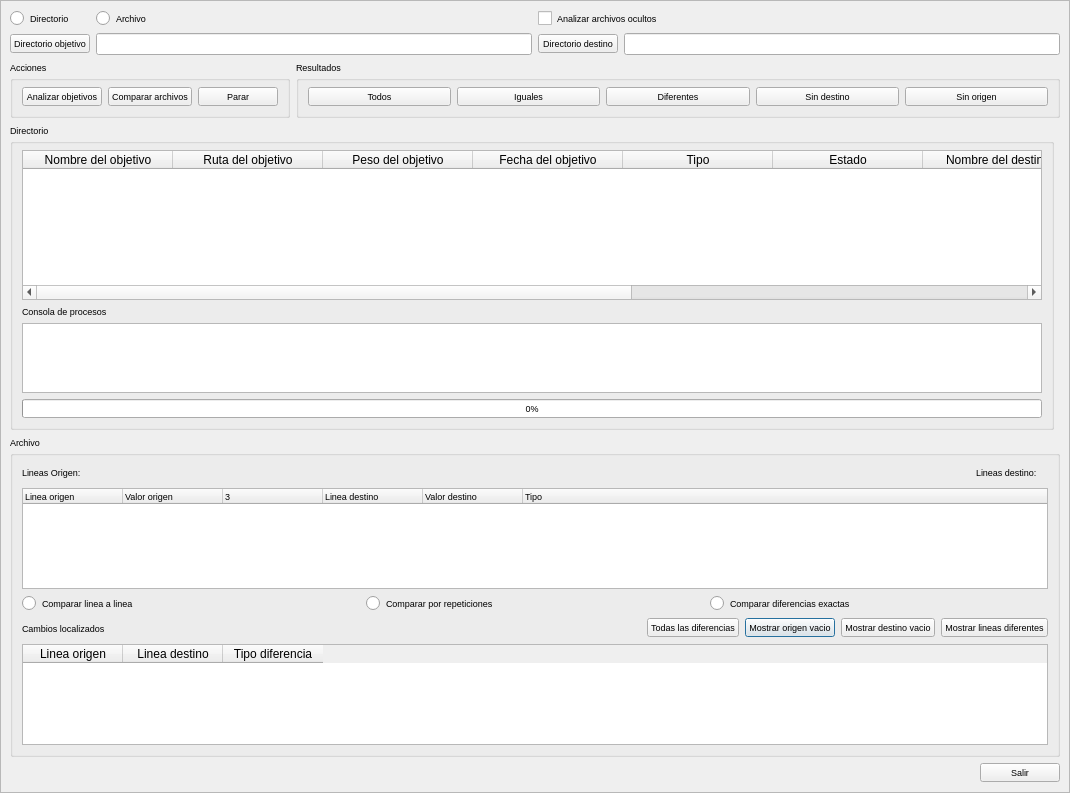
<?xml version="1.0" encoding="UTF-8"?>
<ui version="4.0">
 <class>Comparador</class>
 <widget class="QDialog" name="Comparador">
  <property name="geometry">
   <rect>
    <x>0</x>
    <y>0</y>
    <width>1070</width>
    <height>793</height>
   </rect>
  </property>
  <property name="font">
   <font>
    <pointsize>7</pointsize>
   </font>
  </property>
  <property name="windowTitle">
   <string>Comparador v.0.1.0</string>
  </property>
  <property name="windowIcon">
   <iconset resource="recoverdrake.qrc">
    <normaloff>:/Imagenes/Comparador.png</normaloff>:/Imagenes/Comparador.png</iconset>
  </property>
  <layout class="QGridLayout" name="gridLayout">
   <property name="leftMargin">
    <number>0</number>
   </property>
   <property name="topMargin">
    <number>0</number>
   </property>
   <property name="rightMargin">
    <number>0</number>
   </property>
   <property name="bottomMargin">
    <number>0</number>
   </property>
   <item row="3" column="0">
    <widget class="QScrollArea" name="scrollArea">
     <property name="sizePolicy">
      <sizepolicy hsizetype="Preferred" vsizetype="Preferred">
       <horstretch>0</horstretch>
       <verstretch>0</verstretch>
      </sizepolicy>
     </property>
     <property name="widgetResizable">
      <bool>true</bool>
     </property>
     <widget class="QWidget" name="scrollAreaWidgetContents">
      <property name="geometry">
       <rect>
        <x>0</x>
        <y>0</y>
        <width>1054</width>
        <height>793</height>
       </rect>
      </property>
      <layout class="QGridLayout" name="gridLayout_9">
       <item row="5" column="0" colspan="2">
        <widget class="QGroupBox" name="groupBox">
         <property name="title">
          <string>Archivo</string>
         </property>
         <layout class="QGridLayout" name="gridLayout_17">
          <item row="0" column="0" colspan="3">
           <layout class="QGridLayout" name="gridLayout_15">
            <item row="0" column="0">
             <layout class="QGridLayout" name="gridLayout_7">
              <item row="0" column="0">
               <widget class="QLabel" name="label_2">
                <property name="sizePolicy">
                 <sizepolicy hsizetype="Fixed" vsizetype="Preferred">
                  <horstretch>0</horstretch>
                  <verstretch>0</verstretch>
                 </sizepolicy>
                </property>
                <property name="toolTip">
                 <string>Numero de lineas que contiene el archivo origen</string>
                </property>
                <property name="statusTip">
                 <string>Numero de lineas que contiene el archivo origen</string>
                </property>
                <property name="whatsThis">
                 <string>Numero de lineas que contiene el archivo origen</string>
                </property>
                <property name="text">
                 <string>Lineas Origen:</string>
                </property>
               </widget>
              </item>
              <item row="0" column="1">
               <widget class="QLabel" name="label_4"/>
              </item>
             </layout>
            </item>
            <item row="0" column="1">
             <layout class="QGridLayout" name="gridLayout_14">
              <item row="0" column="0">
               <spacer name="horizontalSpacer_3">
                <property name="orientation">
                 <enum>Qt::Horizontal</enum>
                </property>
                <property name="sizeHint" stdset="0">
                 <size>
                  <width>40</width>
                  <height>20</height>
                 </size>
                </property>
               </spacer>
              </item>
              <item row="0" column="1">
               <widget class="QLabel" name="label_6">
                <property name="font">
                 <font>
                  <pointsize>12</pointsize>
                 </font>
                </property>
                <property name="text">
                 <string/>
                </property>
               </widget>
              </item>
              <item row="0" column="2">
               <spacer name="horizontalSpacer_2">
                <property name="orientation">
                 <enum>Qt::Horizontal</enum>
                </property>
                <property name="sizeHint" stdset="0">
                 <size>
                  <width>40</width>
                  <height>20</height>
                 </size>
                </property>
               </spacer>
              </item>
             </layout>
            </item>
            <item row="0" column="2">
             <layout class="QGridLayout" name="gridLayout_12">
              <item row="0" column="0">
               <widget class="QLabel" name="label_5">
                <property name="toolTip">
                 <string>Numero de lineas que contiene el archivo destino</string>
                </property>
                <property name="statusTip">
                 <string>Numero de lineas que contiene el archivo destino</string>
                </property>
                <property name="whatsThis">
                 <string>Numero de lineas que contiene el archivo destino</string>
                </property>
                <property name="text">
                 <string>Lineas destino:</string>
                </property>
               </widget>
              </item>
              <item row="0" column="1">
               <widget class="QLabel" name="label_3"/>
              </item>
             </layout>
            </item>
           </layout>
          </item>
          <item row="1" column="0" colspan="3">
           <widget class="QTreeWidget" name="treeWidget">
            <property name="sizePolicy">
             <sizepolicy hsizetype="Expanding" vsizetype="Expanding">
              <horstretch>0</horstretch>
              <verstretch>0</verstretch>
             </sizepolicy>
            </property>
            <property name="toolTip">
             <string>Muestra la comparacion de lineas de los dos archivos comparados</string>
            </property>
            <property name="statusTip">
             <string>Muestra la comparacion de lineas de los dos archivos comparados</string>
            </property>
            <property name="whatsThis">
             <string>Muestra la comparacion de lineas de los dos archivos comparados</string>
            </property>
            <property name="editTriggers">
             <set>QAbstractItemView::SelectedClicked</set>
            </property>
            <property name="alternatingRowColors">
             <bool>true</bool>
            </property>
            <column>
             <property name="text">
              <string>Linea origen</string>
             </property>
            </column>
            <column>
             <property name="text">
              <string>Valor origen</string>
             </property>
            </column>
            <column>
             <property name="text">
              <string/>
             </property>
             <property name="foreground">
              <brush brushstyle="NoBrush">
               <color alpha="255">
                <red>143</red>
                <green>143</green>
                <blue>143</blue>
               </color>
              </brush>
             </property>
            </column>
            <column>
             <property name="text">
              <string>Linea destino</string>
             </property>
            </column>
            <column>
             <property name="text">
              <string>Valor destino</string>
             </property>
            </column>
            <column>
             <property name="text">
              <string>Tipo</string>
             </property>
            </column>
           </widget>
          </item>
          <item row="2" column="0" colspan="3">
           <layout class="QGridLayout" name="gridLayout_16">
            <item row="0" column="0">
             <widget class="QRadioButton" name="radioButton_3">
              <property name="toolTip">
               <string>Hace una comparacion de archivos linea a linea segun posicion</string>
              </property>
              <property name="statusTip">
               <string>Hace una comparacion de archivos linea a linea segun posicion</string>
              </property>
              <property name="whatsThis">
               <string>Hace una comparacion de archivos linea a linea segun posicion</string>
              </property>
              <property name="text">
               <string>Comparar linea a linea</string>
              </property>
             </widget>
            </item>
            <item row="0" column="1">
             <widget class="QRadioButton" name="radioButton_4">
              <property name="toolTip">
               <string>Hace una comparacion de archivos mostrando el numero de repeticiones de lineas origen en destino</string>
              </property>
              <property name="statusTip">
               <string>Hace una comparacion de archivos mostrando el numero de repeticiones de lineas origen en destino</string>
              </property>
              <property name="whatsThis">
               <string>Hace una comparacion de archivos mostrando el numero de repeticiones de lineas origen en destino</string>
              </property>
              <property name="text">
               <string>Comparar por repeticiones</string>
              </property>
             </widget>
            </item>
            <item row="0" column="2">
             <widget class="QRadioButton" name="radioButton_5">
              <property name="toolTip">
               <string>Hace una comparacion exacta con el numero de lineas diferentes</string>
              </property>
              <property name="statusTip">
               <string>Hace una comparacion exacta con el numero de lineas diferentes</string>
              </property>
              <property name="whatsThis">
               <string>Hace una comparacion exacta con el numero de lineas diferentes</string>
              </property>
              <property name="text">
               <string>Comparar diferencias exactas</string>
              </property>
             </widget>
            </item>
           </layout>
          </item>
          <item row="3" column="0">
           <widget class="QLabel" name="label_7">
            <property name="text">
             <string>Cambios localizados</string>
            </property>
           </widget>
          </item>
          <item row="3" column="1">
           <spacer name="horizontalSpacer_4">
            <property name="orientation">
             <enum>Qt::Horizontal</enum>
            </property>
            <property name="sizeHint" stdset="0">
             <size>
              <width>40</width>
              <height>20</height>
             </size>
            </property>
           </spacer>
          </item>
          <item row="3" column="2">
           <layout class="QGridLayout" name="gridLayout_13">
            <item row="0" column="1">
             <widget class="QPushButton" name="pushButton_11">
              <property name="toolTip">
               <string>Muestra las lineas de origen que estan vacias</string>
              </property>
              <property name="statusTip">
               <string>Muestra las lineas de origen que estan vacias</string>
              </property>
              <property name="whatsThis">
               <string>Muestra las lineas de origen que estan vacias</string>
              </property>
              <property name="text">
               <string>Mostrar origen vacio</string>
              </property>
              <property name="icon">
               <iconset resource="recoverdrake.qrc">
                <normaloff>:/Imagenes/logdrake-mdk.png</normaloff>:/Imagenes/logdrake-mdk.png</iconset>
              </property>
              <property name="iconSize">
               <size>
                <width>25</width>
                <height>25</height>
               </size>
              </property>
             </widget>
            </item>
            <item row="0" column="2">
             <widget class="QPushButton" name="pushButton_10">
              <property name="toolTip">
               <string>Muestra las lineas de destino que estan vacias</string>
              </property>
              <property name="statusTip">
               <string>Muestra las lineas de destino que estan vacias</string>
              </property>
              <property name="whatsThis">
               <string>Muestra las lineas de destino que estan vacias</string>
              </property>
              <property name="text">
               <string>Mostrar destino vacio</string>
              </property>
              <property name="icon">
               <iconset resource="recoverdrake.qrc">
                <normaloff>:/Imagenes/prisma.png</normaloff>:/Imagenes/prisma.png</iconset>
              </property>
              <property name="iconSize">
               <size>
                <width>25</width>
                <height>25</height>
               </size>
              </property>
             </widget>
            </item>
            <item row="0" column="3">
             <widget class="QPushButton" name="pushButton_12">
              <property name="toolTip">
               <string>Muestra solo las lineas con diferencias</string>
              </property>
              <property name="statusTip">
               <string>Muestra solo las lineas con diferencias</string>
              </property>
              <property name="whatsThis">
               <string>Muestra solo las lineas con diferencias</string>
              </property>
              <property name="text">
               <string>Mostrar lineas diferentes</string>
              </property>
              <property name="icon">
               <iconset resource="recoverdrake.qrc">
                <normaloff>:/Imagenes/lupaO.png</normaloff>:/Imagenes/lupaO.png</iconset>
              </property>
              <property name="iconSize">
               <size>
                <width>25</width>
                <height>25</height>
               </size>
              </property>
             </widget>
            </item>
            <item row="0" column="0">
             <widget class="QPushButton" name="pushButton_14">
              <property name="toolTip">
               <string>Muestra todas las diferencias localizadas</string>
              </property>
              <property name="statusTip">
               <string>Muestra todas las diferencias localizadas</string>
              </property>
              <property name="whatsThis">
               <string>Muestra todas las diferencias localizadas</string>
              </property>
              <property name="text">
               <string>Todas las diferencias</string>
              </property>
              <property name="icon">
               <iconset resource="recoverdrake.qrc">
                <normaloff>:/Imagenes/help.png</normaloff>:/Imagenes/help.png</iconset>
              </property>
              <property name="iconSize">
               <size>
                <width>25</width>
                <height>25</height>
               </size>
              </property>
             </widget>
            </item>
           </layout>
          </item>
          <item row="4" column="0" colspan="3">
           <widget class="QTableWidget" name="tableWidget">
            <property name="toolTip">
             <string>Muestra los datos de la seleccion de tipo de comparacion en archivos</string>
            </property>
            <property name="statusTip">
             <string>Muestra los datos de la seleccion de tipo de comparacion en archivos</string>
            </property>
            <property name="whatsThis">
             <string>Muestra los datos de la seleccion de tipo de comparacion en archivos</string>
            </property>
            <property name="alternatingRowColors">
             <bool>true</bool>
            </property>
            <property name="selectionMode">
             <enum>QAbstractItemView::SingleSelection</enum>
            </property>
            <property name="selectionBehavior">
             <enum>QAbstractItemView::SelectRows</enum>
            </property>
            <column>
             <property name="text">
              <string>Linea origen</string>
             </property>
            </column>
            <column>
             <property name="text">
              <string>Linea destino</string>
             </property>
            </column>
            <column>
             <property name="text">
              <string>Tipo diferencia</string>
             </property>
            </column>
           </widget>
          </item>
         </layout>
        </widget>
       </item>
       <item row="2" column="0">
        <widget class="QGroupBox" name="groupBox_4">
         <property name="title">
          <string>Directorio</string>
         </property>
         <layout class="QGridLayout" name="gridLayout_11">
          <item row="0" column="0">
           <widget class="QTableWidget" name="tableWidget_2">
            <property name="sizePolicy">
             <sizepolicy hsizetype="Expanding" vsizetype="Expanding">
              <horstretch>0</horstretch>
              <verstretch>0</verstretch>
             </sizepolicy>
            </property>
            <property name="minimumSize">
             <size>
              <width>0</width>
              <height>150</height>
             </size>
            </property>
            <property name="toolTip">
             <string>Muestra los objetivos localizados con sus propiedades</string>
            </property>
            <property name="statusTip">
             <string>Muestra los objetivos localizados con sus propiedades</string>
            </property>
            <property name="whatsThis">
             <string>Muestra los objetivos localizados con sus propiedades</string>
            </property>
            <property name="editTriggers">
             <set>QAbstractItemView::NoEditTriggers</set>
            </property>
            <property name="alternatingRowColors">
             <bool>true</bool>
            </property>
            <property name="selectionBehavior">
             <enum>QAbstractItemView::SelectRows</enum>
            </property>
            <property name="sortingEnabled">
             <bool>true</bool>
            </property>
            <attribute name="horizontalHeaderDefaultSectionSize">
             <number>150</number>
            </attribute>
            <attribute name="horizontalHeaderMinimumSectionSize">
             <number>50</number>
            </attribute>
            <column>
             <property name="text">
              <string>Nombre del objetivo</string>
             </property>
            </column>
            <column>
             <property name="text">
              <string>Ruta del objetivo</string>
             </property>
            </column>
            <column>
             <property name="text">
              <string>Peso del objetivo</string>
             </property>
            </column>
            <column>
             <property name="text">
              <string>Fecha del objetivo</string>
             </property>
            </column>
            <column>
             <property name="text">
              <string>Tipo</string>
             </property>
            </column>
            <column>
             <property name="text">
              <string>Estado</string>
             </property>
            </column>
            <column>
             <property name="text">
              <string>Nombre del destino</string>
             </property>
            </column>
            <column>
             <property name="text">
              <string>Ruta del destino</string>
             </property>
            </column>
            <column>
             <property name="text">
              <string>Peso destino</string>
             </property>
            </column>
            <column>
             <property name="text">
              <string>Fecha destino</string>
             </property>
            </column>
           </widget>
          </item>
          <item row="2" column="0">
           <widget class="QTextEdit" name="textEdit_3">
            <property name="sizePolicy">
             <sizepolicy hsizetype="Preferred" vsizetype="Preferred">
              <horstretch>0</horstretch>
              <verstretch>0</verstretch>
             </sizepolicy>
            </property>
            <property name="toolTip">
             <string>Consola de procesos en busqueda de directorios</string>
            </property>
            <property name="statusTip">
             <string>Consola de procesos en busqueda de directorios</string>
            </property>
            <property name="whatsThis">
             <string>Consola de procesos en busqueda de directorios</string>
            </property>
           </widget>
          </item>
          <item row="3" column="0">
           <widget class="QProgressBar" name="progressBar">
            <property name="toolTip">
             <string>Barra de progreso en directorios</string>
            </property>
            <property name="statusTip">
             <string>Barra de progreso en directorios</string>
            </property>
            <property name="whatsThis">
             <string>Barra de progreso en directorios</string>
            </property>
            <property name="value">
             <number>0</number>
            </property>
           </widget>
          </item>
          <item row="1" column="0">
           <widget class="QLabel" name="label">
            <property name="text">
             <string>Consola de procesos</string>
            </property>
           </widget>
          </item>
         </layout>
        </widget>
       </item>
       <item row="11" column="0" colspan="2">
        <layout class="QGridLayout" name="gridLayout_2">
         <item row="0" column="1">
          <widget class="QPushButton" name="pushButton">
           <property name="toolTip">
            <string>Nos vamos...</string>
           </property>
           <property name="statusTip">
            <string>Nos vamos...</string>
           </property>
           <property name="whatsThis">
            <string>Nos vamos...</string>
           </property>
           <property name="text">
            <string>Salir</string>
           </property>
           <property name="icon">
            <iconset resource="recoverdrake.qrc">
             <normaloff>:/Imagenes/puerta.png</normaloff>:/Imagenes/puerta.png</iconset>
           </property>
           <property name="iconSize">
            <size>
             <width>25</width>
             <height>25</height>
            </size>
           </property>
          </widget>
         </item>
         <item row="0" column="0">
          <spacer name="horizontalSpacer">
           <property name="orientation">
            <enum>Qt::Horizontal</enum>
           </property>
           <property name="sizeHint" stdset="0">
            <size>
             <width>40</width>
             <height>20</height>
            </size>
           </property>
          </spacer>
         </item>
        </layout>
       </item>
       <item row="0" column="0" colspan="2">
        <layout class="QGridLayout" name="gridLayout_3">
         <item row="1" column="0">
          <widget class="QPushButton" name="pushButton_2">
           <property name="toolTip">
            <string>Examinar el directorio/archivo fuente para sincronizacion</string>
           </property>
           <property name="statusTip">
            <string>Examinar el directorio/archivo fuente para sincronizacion</string>
           </property>
           <property name="whatsThis">
            <string>Examinar el directorio/archivo fuente para sincronizacion</string>
           </property>
           <property name="text">
            <string>Directorio objetivo</string>
           </property>
           <property name="icon">
            <iconset resource="recoverdrake.qrc">
             <normaloff>:/Imagenes/fileopen.png</normaloff>:/Imagenes/fileopen.png</iconset>
           </property>
           <property name="iconSize">
            <size>
             <width>25</width>
             <height>25</height>
            </size>
           </property>
          </widget>
         </item>
         <item row="1" column="1">
          <widget class="QLineEdit" name="lineEdit">
           <property name="toolTip">
            <string>Ruta de origen.</string>
           </property>
           <property name="statusTip">
            <string>Ruta de origen.</string>
           </property>
           <property name="whatsThis">
            <string>Ruta de origen.</string>
           </property>
          </widget>
         </item>
         <item row="1" column="2">
          <widget class="QPushButton" name="pushButton_3">
           <property name="toolTip">
            <string>Elegir directorio destino/archivo de sincronizacion.</string>
           </property>
           <property name="statusTip">
            <string>Elegir directorio/archivo destino de sincronizacion.</string>
           </property>
           <property name="whatsThis">
            <string>Elegir directorio/archivo destino de sincronizacion.</string>
           </property>
           <property name="text">
            <string>Directorio destino</string>
           </property>
           <property name="icon">
            <iconset resource="recoverdrake.qrc">
             <normaloff>:/Imagenes/fileopen.png</normaloff>:/Imagenes/fileopen.png</iconset>
           </property>
           <property name="iconSize">
            <size>
             <width>25</width>
             <height>25</height>
            </size>
           </property>
          </widget>
         </item>
         <item row="1" column="3">
          <widget class="QLineEdit" name="lineEdit_2">
           <property name="toolTip">
            <string>Ruta de destino.</string>
           </property>
           <property name="statusTip">
            <string>Ruta de destino.</string>
           </property>
           <property name="whatsThis">
            <string>Ruta de destino.</string>
           </property>
          </widget>
         </item>
         <item row="0" column="0">
          <widget class="QRadioButton" name="radioButton">
           <property name="toolTip">
            <string>Seleccion de directorios para comparar</string>
           </property>
           <property name="statusTip">
            <string>Seleccion de directorios para comparar</string>
           </property>
           <property name="whatsThis">
            <string>Seleccion de directorios para comparar</string>
           </property>
           <property name="text">
            <string>Directorio </string>
           </property>
          </widget>
         </item>
         <item row="0" column="2" colspan="2">
          <widget class="QCheckBox" name="checkBox">
           <property name="toolTip">
            <string>En directorios se puede suprimir la busqueda de archivos ocultos</string>
           </property>
           <property name="statusTip">
            <string>En directorios se puede suprimir la busqueda de archivos ocultos</string>
           </property>
           <property name="whatsThis">
            <string>En directorios se puede suprimir la busqueda de archivos ocultos</string>
           </property>
           <property name="text">
            <string>Analizar archivos ocultos</string>
           </property>
          </widget>
         </item>
         <item row="0" column="1">
          <widget class="QRadioButton" name="radioButton_2">
           <property name="toolTip">
            <string>Seleccion de archivos para comparar</string>
           </property>
           <property name="statusTip">
            <string>Seleccion de archivos para comparar</string>
           </property>
           <property name="whatsThis">
            <string>Seleccion de archivos para comparar</string>
           </property>
           <property name="text">
            <string>Archivo</string>
           </property>
          </widget>
         </item>
         <item row="2" column="0" colspan="4">
          <layout class="QGridLayout" name="gridLayout_4">
           <item row="0" column="2">
            <widget class="QGroupBox" name="groupBox_2">
             <property name="title">
              <string>Resultados</string>
             </property>
             <layout class="QGridLayout" name="gridLayout_6">
              <item row="0" column="0">
               <layout class="QGridLayout" name="gridLayout_5">
                <item row="0" column="4">
                 <widget class="QPushButton" name="pushButton_13">
                  <property name="toolTip">
                   <string>Filtra por los ficheros eliminados o no encontrados en el directorio fuente</string>
                  </property>
                  <property name="statusTip">
                   <string>Filtra por los ficheros eliminados o no encontrados en el directorio fuente</string>
                  </property>
                  <property name="whatsThis">
                   <string>Filtra por los ficheros eliminados o no encontrados en el directorio fuente</string>
                  </property>
                  <property name="text">
                   <string>Sin origen</string>
                  </property>
                  <property name="icon">
                   <iconset resource="recoverdrake.qrc">
                    <normaloff>:/Imagenes/bad.png</normaloff>:/Imagenes/bad.png</iconset>
                  </property>
                  <property name="iconSize">
                   <size>
                    <width>25</width>
                    <height>25</height>
                   </size>
                  </property>
                 </widget>
                </item>
                <item row="0" column="1">
                 <widget class="QPushButton" name="pushButton_8">
                  <property name="toolTip">
                   <string>Filtra por los que no han sufrido cambios</string>
                  </property>
                  <property name="statusTip">
                   <string>Filtra por los que no han sufrido cambios</string>
                  </property>
                  <property name="whatsThis">
                   <string>Filtra por los que no han sufrido cambios</string>
                  </property>
                  <property name="text">
                   <string>Iguales</string>
                  </property>
                  <property name="icon">
                   <iconset resource="recoverdrake.qrc">
                    <normaloff>:/Imagenes/thumbs_up.png</normaloff>:/Imagenes/thumbs_up.png</iconset>
                  </property>
                  <property name="iconSize">
                   <size>
                    <width>25</width>
                    <height>25</height>
                   </size>
                  </property>
                 </widget>
                </item>
                <item row="0" column="0">
                 <widget class="QPushButton" name="pushButton_7">
                  <property name="toolTip">
                   <string>Muestra todos los ficheros</string>
                  </property>
                  <property name="statusTip">
                   <string>Muestra todos los ficheros</string>
                  </property>
                  <property name="whatsThis">
                   <string>Muestra todos los ficheros</string>
                  </property>
                  <property name="text">
                   <string>Todos</string>
                  </property>
                  <property name="icon">
                   <iconset resource="recoverdrake.qrc">
                    <normaloff>:/Imagenes/diskdrake_hd.png</normaloff>:/Imagenes/diskdrake_hd.png</iconset>
                  </property>
                  <property name="iconSize">
                   <size>
                    <width>25</width>
                    <height>25</height>
                   </size>
                  </property>
                 </widget>
                </item>
                <item row="0" column="2">
                 <widget class="QPushButton" name="pushButton_9">
                  <property name="toolTip">
                   <string>Filtra por los que han sufrido cambios</string>
                  </property>
                  <property name="statusTip">
                   <string>Filtra por los que han sufrido cambios</string>
                  </property>
                  <property name="whatsThis">
                   <string>Filtra por los que han sufrido cambios</string>
                  </property>
                  <property name="text">
                   <string>Diferentes</string>
                  </property>
                  <property name="icon">
                   <iconset resource="recoverdrake.qrc">
                    <normaloff>:/Imagenes/Error.png</normaloff>:/Imagenes/Error.png</iconset>
                  </property>
                  <property name="iconSize">
                   <size>
                    <width>25</width>
                    <height>25</height>
                   </size>
                  </property>
                 </widget>
                </item>
                <item row="0" column="3">
                 <widget class="QPushButton" name="pushButton_4">
                  <property name="toolTip">
                   <string>Filtra por los archivos nuevos</string>
                  </property>
                  <property name="statusTip">
                   <string>Filtra por los archivos nuevos</string>
                  </property>
                  <property name="whatsThis">
                   <string>Filtra por los archivos nuevos</string>
                  </property>
                  <property name="text">
                   <string>Sin destino</string>
                  </property>
                  <property name="icon">
                   <iconset resource="recoverdrake.qrc">
                    <normaloff>:/Imagenes/help.png</normaloff>:/Imagenes/help.png</iconset>
                  </property>
                  <property name="iconSize">
                   <size>
                    <width>25</width>
                    <height>25</height>
                   </size>
                  </property>
                 </widget>
                </item>
               </layout>
              </item>
             </layout>
            </widget>
           </item>
           <item row="0" column="1">
            <widget class="QGroupBox" name="groupBox_3">
             <property name="sizePolicy">
              <sizepolicy hsizetype="Fixed" vsizetype="Preferred">
               <horstretch>0</horstretch>
               <verstretch>0</verstretch>
              </sizepolicy>
             </property>
             <property name="title">
              <string>Acciones</string>
             </property>
             <layout class="QGridLayout" name="gridLayout_10">
              <item row="0" column="0" colspan="2">
               <layout class="QGridLayout" name="gridLayout_8">
                <item row="0" column="2">
                 <widget class="QPushButton" name="pushButton_15">
                  <property name="toolTip">
                   <string>Parar los procesos en ejecucion</string>
                  </property>
                  <property name="statusTip">
                   <string>Parar los procesos en ejecucion</string>
                  </property>
                  <property name="whatsThis">
                   <string>Parar los procesos en ejecucion</string>
                  </property>
                  <property name="text">
                   <string>Parar</string>
                  </property>
                  <property name="icon">
                   <iconset resource="recoverdrake.qrc">
                    <normaloff>:/Imagenes/stop.png</normaloff>:/Imagenes/stop.png</iconset>
                  </property>
                  <property name="iconSize">
                   <size>
                    <width>25</width>
                    <height>25</height>
                   </size>
                  </property>
                 </widget>
                </item>
                <item row="0" column="0">
                 <widget class="QPushButton" name="pushButton_5">
                  <property name="toolTip">
                   <string>Analizar el directorio fuente en busca de cambios</string>
                  </property>
                  <property name="statusTip">
                   <string>Analizar el directorio fuente en busca de cambios</string>
                  </property>
                  <property name="whatsThis">
                   <string>Analizar el directorio fuente en busca de cambios</string>
                  </property>
                  <property name="text">
                   <string>Analizar objetivos</string>
                  </property>
                  <property name="icon">
                   <iconset resource="recoverdrake.qrc">
                    <normaloff>:/Imagenes/lupaO.png</normaloff>:/Imagenes/lupaO.png</iconset>
                  </property>
                  <property name="iconSize">
                   <size>
                    <width>25</width>
                    <height>25</height>
                   </size>
                  </property>
                 </widget>
                </item>
                <item row="0" column="1">
                 <widget class="QPushButton" name="pushButton_6">
                  <property name="toolTip">
                   <string>Comparacion de archivos</string>
                  </property>
                  <property name="statusTip">
                   <string>Comparacion de archivos</string>
                  </property>
                  <property name="whatsThis">
                   <string>Comparacion de archivos</string>
                  </property>
                  <property name="text">
                   <string>Comparar archivos</string>
                  </property>
                  <property name="icon">
                   <iconset resource="recoverdrake.qrc">
                    <normaloff>:/Imagenes/Comparador.png</normaloff>:/Imagenes/Comparador.png</iconset>
                  </property>
                  <property name="iconSize">
                   <size>
                    <width>25</width>
                    <height>25</height>
                   </size>
                  </property>
                 </widget>
                </item>
               </layout>
              </item>
             </layout>
            </widget>
           </item>
          </layout>
         </item>
        </layout>
       </item>
      </layout>
     </widget>
    </widget>
   </item>
  </layout>
 </widget>
 <resources>
  <include location="recoverdrake.qrc"/>
 </resources>
 <connections/>
</ui>
